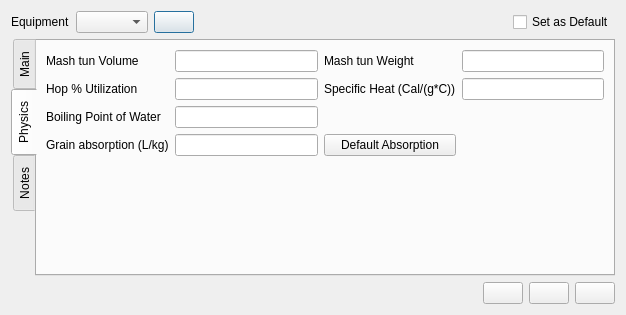
<?xml version="1.0" encoding="UTF-8"?>
<ui version="4.0">
 <class>equipmentEditor</class>
 <widget class="QDialog" name="equipmentEditor">
  <property name="geometry">
   <rect>
    <x>0</x>
    <y>0</y>
    <width>626</width>
    <height>315</height>
   </rect>
  </property>
  <property name="sizePolicy">
   <sizepolicy hsizetype="Minimum" vsizetype="Minimum">
    <horstretch>0</horstretch>
    <verstretch>0</verstretch>
   </sizepolicy>
  </property>
  <property name="windowTitle">
   <string>Equipment Editor</string>
  </property>
  <layout class="QVBoxLayout" name="verticalLayout">
   <item>
    <layout class="QHBoxLayout" name="horizontalLayout_equipments">
     <item>
      <widget class="QLabel" name="label_equipment">
       <property name="text">
        <string>Equipment</string>
       </property>
      </widget>
     </item>
     <item>
      <widget class="QComboBox" name="equipmentComboBox">
       <property name="sizeAdjustPolicy">
        <enum>QComboBox::AdjustToContents</enum>
       </property>
      </widget>
     </item>
     <item>
      <widget class="QPushButton" name="pushButton_remove">
       <property name="text">
        <string/>
       </property>
       <property name="icon">
        <iconset resource="../brewken.qrc">
         <normaloff>:/images/smallMinus.svg</normaloff>:/images/smallMinus.svg</iconset>
       </property>
      </widget>
     </item>
     <item>
      <spacer name="horizontalSpacer">
       <property name="orientation">
        <enum>Qt::Horizontal</enum>
       </property>
       <property name="sizeHint" stdset="0">
        <size>
         <width>40</width>
         <height>20</height>
        </size>
       </property>
      </spacer>
     </item>
     <item>
      <widget class="QCheckBox" name="checkBox_defaultEquipment">
       <property name="text">
        <string>Set as Default</string>
       </property>
      </widget>
     </item>
    </layout>
   </item>
   <item>
    <widget class="QTabWidget" name="tabWidget_editor">
     <property name="tabPosition">
      <enum>QTabWidget::West</enum>
     </property>
     <property name="tabShape">
      <enum>QTabWidget::Rounded</enum>
     </property>
     <property name="currentIndex">
      <number>1</number>
     </property>
     <property name="usesScrollButtons">
      <bool>false</bool>
     </property>
     <property name="movable">
      <bool>true</bool>
     </property>
     <widget class="QWidget" name="tabWidget_editorPage1">
      <attribute name="title">
       <string>Main</string>
      </attribute>
      <layout class="QGridLayout" name="gridLayout">
       <item row="2" column="0">
        <widget class="SmartLabel" name="label_boilSize">
         <property name="contextMenuPolicy">
          <enum>Qt::CustomContextMenu</enum>
         </property>
         <property name="text">
          <string>Pre-boil Volume</string>
         </property>
         <property name="buddy">
          <cstring>lineEdit_boilSize</cstring>
         </property>
        </widget>
       </item>
       <item row="1" column="0">
        <widget class="SmartLabel" name="label_batchSize">
         <property name="contextMenuPolicy">
          <enum>Qt::CustomContextMenu</enum>
         </property>
         <property name="text">
          <string>Batch Size</string>
         </property>
         <property name="buddy">
          <cstring>lineEdit_batchSize</cstring>
         </property>
        </widget>
       </item>
       <item row="0" column="1">
        <widget class="SmartLineEdit" name="lineEdit_name">
         <property name="toolTip">
          <string>Name</string>
         </property>
        </widget>
       </item>
       <item row="0" column="0">
        <widget class="QLabel" name="label_name">
         <property name="toolTip">
          <string>Required</string>
         </property>
         <property name="text">
          <string>Name</string>
         </property>
        </widget>
       </item>
       <item row="2" column="1">
        <widget class="SmartLineEdit" name="lineEdit_boilSize">
        </widget>
       </item>
       <item row="1" column="1">
        <widget class="SmartLineEdit" name="lineEdit_batchSize">
        </widget>
       </item>
       <item row="4" column="1">
        <widget class="SmartLineEdit" name="lineEdit_boilTime">
         <property name="sizePolicy">
          <sizepolicy hsizetype="Preferred" vsizetype="Fixed">
           <horstretch>0</horstretch>
           <verstretch>0</verstretch>
          </sizepolicy>
         </property>
         <property name="toolTip">
          <string>Time</string>
         </property>
        </widget>
       </item>
       <item row="2" column="2">
        <widget class="QLabel" name="label_calcBoilVolume">
         <property name="text">
          <string>Calculate pre-boil volume</string>
         </property>
        </widget>
       </item>
       <item row="6" column="1">
        <spacer name="verticalSpacer">
         <property name="orientation">
          <enum>Qt::Vertical</enum>
         </property>
         <property name="sizeHint" stdset="0">
          <size>
           <width>20</width>
           <height>40</height>
          </size>
         </property>
        </spacer>
       </item>
       <item row="4" column="0">
        <widget class="SmartLabel" name="label_boilTime">
         <property name="contextMenuPolicy">
          <enum>Qt::CustomContextMenu</enum>
         </property>
         <property name="text">
          <string>Boil time</string>
         </property>
         <property name="buddy">
          <cstring>lineEdit_boilTime</cstring>
         </property>
        </widget>
       </item>
       <item row="2" column="3">
        <widget class="QCheckBox" name="checkBox_calcBoilVolume">
         <property name="text">
          <string/>
         </property>
        </widget>
       </item>
       <item row="4" column="2">
        <widget class="SmartLabel" name="label_evaporationRate">
         <property name="contextMenuPolicy">
          <enum>Qt::CustomContextMenu</enum>
         </property>
         <property name="text">
          <string>Evaporation rate (per hr)</string>
         </property>
         <property name="buddy">
          <cstring>lineEdit_evaporationRate</cstring>
         </property>
        </widget>
       </item>
       <item row="4" column="3">
        <widget class="SmartLineEdit" name="lineEdit_evaporationRate">
        </widget>
       </item>
       <item row="1" column="2">
        <widget class="SmartLabel" name="label_topUpWater">
         <property name="contextMenuPolicy">
          <enum>Qt::CustomContextMenu</enum>
         </property>
         <property name="text">
          <string>Final top-up water</string>
         </property>
         <property name="buddy">
          <cstring>lineEdit_topUpWater</cstring>
         </property>
        </widget>
       </item>
       <item row="1" column="3">
        <widget class="SmartLineEdit" name="lineEdit_topUpWater">
        </widget>
       </item>
       <item row="0" column="2">
        <widget class="SmartLabel" name="label_topUpKettle">
         <property name="contextMenuPolicy">
          <enum>Qt::CustomContextMenu</enum>
         </property>
         <property name="text">
          <string>Kettle top-up water</string>
         </property>
         <property name="buddy">
          <cstring>lineEdit_topUpKettle</cstring>
         </property>
        </widget>
       </item>
       <item row="0" column="3">
        <widget class="SmartLineEdit" name="lineEdit_topUpKettle">
        </widget>
       </item>
       <item row="5" column="0">
        <widget class="SmartLabel" name="label_trubChillerLoss">
         <property name="contextMenuPolicy">
          <enum>Qt::CustomContextMenu</enum>
         </property>
         <property name="text">
          <string>Kettle to Fermenter Loss</string>
         </property>
         <property name="buddy">
          <cstring>lineEdit_trubChillerLoss</cstring>
         </property>
        </widget>
       </item>
       <item row="5" column="1">
        <widget class="SmartLineEdit" name="lineEdit_trubChillerLoss">
        </widget>
       </item>
       <item row="5" column="2">
        <widget class="SmartLabel" name="label_lauterDeadspace">
         <property name="contextMenuPolicy">
          <enum>Qt::CustomContextMenu</enum>
         </property>
         <property name="text">
          <string>Lauter deadspace</string>
         </property>
         <property name="buddy">
          <cstring>lineEdit_lauterDeadspace</cstring>
         </property>
        </widget>
       </item>
       <item row="5" column="3">
        <widget class="SmartLineEdit" name="lineEdit_lauterDeadspace">
        </widget>
       </item>
      </layout>
     </widget>
     <widget class="QWidget" name="tabWidget_editorPage2">
      <attribute name="title">
       <string>Physics</string>
      </attribute>
      <layout class="QGridLayout" name="gridLayout_2">
       <item row="7" column="2">
        <widget class="QPushButton" name="pushButton_absorption">
         <property name="text">
          <string>Default Absorption</string>
         </property>
        </widget>
       </item>
       <item row="7" column="0">
        <widget class="QLabel" name="label_grainAbsorption">
         <property name="text">
          <string>Grain absorption (L/kg)</string>
         </property>
         <property name="buddy">
          <cstring>lineEdit_grainAbsorption</cstring>
         </property>
        </widget>
       </item>
       <item row="5" column="0">
        <widget class="QLabel" name="label_hopUtilization">
         <property name="text">
          <string>Hop % Utilization</string>
         </property>
         <property name="buddy">
          <cstring>lineEdit_hopUtilization</cstring>
         </property>
        </widget>
       </item>
       <item row="7" column="1">
        <widget class="SmartLineEdit" name="lineEdit_grainAbsorption">
        </widget>
       </item>
       <item row="6" column="0">
        <widget class="SmartLabel" name="label_boilingPoint">
         <property name="contextMenuPolicy">
          <enum>Qt::CustomContextMenu</enum>
         </property>
         <property name="text">
          <string>Boiling Point of Water</string>
         </property>
         <property name="buddy">
          <cstring>lineEdit_boilingPoint</cstring>
         </property>
        </widget>
       </item>
       <item row="3" column="0">
        <widget class="SmartLabel" name="label_tunVolume">
         <property name="contextMenuPolicy">
          <enum>Qt::CustomContextMenu</enum>
         </property>
         <property name="text">
          <string>Mash tun Volume</string>
         </property>
         <property name="buddy">
          <cstring>lineEdit_tunVolume</cstring>
         </property>
        </widget>
       </item>
       <item row="3" column="2">
        <widget class="SmartLabel" name="label_tunWeight">
         <property name="contextMenuPolicy">
          <enum>Qt::CustomContextMenu</enum>
         </property>
         <property name="text">
          <string>Mash tun Weight</string>
         </property>
         <property name="buddy">
          <cstring>lineEdit_tunWeight</cstring>
         </property>
        </widget>
       </item>
       <item row="3" column="1">
        <widget class="SmartLineEdit" name="lineEdit_tunVolume">
         <property name="sizePolicy">
          <sizepolicy hsizetype="Preferred" vsizetype="Fixed">
           <horstretch>0</horstretch>
           <verstretch>0</verstretch>
          </sizepolicy>
         </property>
         <property name="toolTip">
          <string>Volume of mash tun</string>
         </property>
        </widget>
       </item>
       <item row="5" column="1">
        <widget class="SmartLineEdit" name="lineEdit_hopUtilization">
        </widget>
       </item>
       <item row="7" column="3">
        <spacer name="horizontalSpacer_4">
         <property name="orientation">
          <enum>Qt::Horizontal</enum>
         </property>
         <property name="sizeHint" stdset="0">
          <size>
           <width>40</width>
           <height>20</height>
          </size>
         </property>
        </spacer>
       </item>
       <item row="6" column="1">
        <widget class="SmartLineEdit" name="lineEdit_boilingPoint">
        </widget>
       </item>
       <item row="8" column="1">
        <spacer name="verticalSpacer_2">
         <property name="orientation">
          <enum>Qt::Vertical</enum>
         </property>
         <property name="sizeHint" stdset="0">
          <size>
           <width>20</width>
           <height>40</height>
          </size>
         </property>
        </spacer>
       </item>
       <item row="3" column="3">
        <widget class="SmartLineEdit" name="lineEdit_tunWeight">
        </widget>
       </item>
       <item row="5" column="2">
        <widget class="SmartLabel" name="label_tunSpecificHeat">
         <property name="text">
          <string>Specific Heat (Cal/(g*C))</string>
         </property>
        </widget>
       </item>
       <item row="5" column="3">
        <widget class="SmartLineEdit" name="lineEdit_tunSpecificHeat">
        </widget>
       </item>
      </layout>
     </widget>
     <widget class="QWidget" name="tabWidget_editorPage5">
      <attribute name="title">
       <string>Notes</string>
      </attribute>
      <layout class="QHBoxLayout" name="horizontalLayout_2">
       <item>
        <widget class="QTextEdit" name="textEdit_notes">
         <property name="sizePolicy">
          <sizepolicy hsizetype="Minimum" vsizetype="MinimumExpanding">
           <horstretch>0</horstretch>
           <verstretch>0</verstretch>
          </sizepolicy>
         </property>
         <property name="minimumSize">
          <size>
           <width>100</width>
           <height>100</height>
          </size>
         </property>
         <property name="maximumSize">
          <size>
           <width>1000</width>
           <height>1000</height>
          </size>
         </property>
        </widget>
       </item>
      </layout>
     </widget>
    </widget>
   </item>
   <item>
    <layout class="QHBoxLayout" name="horizontalLayout_4">
     <item>
      <spacer name="horizontalSpacer_2">
       <property name="orientation">
        <enum>Qt::Horizontal</enum>
       </property>
       <property name="sizeHint" stdset="0">
        <size>
         <width>40</width>
         <height>20</height>
        </size>
       </property>
      </spacer>
     </item>
     <item>
      <widget class="QPushButton" name="pushButton_new">
       <property name="toolTip">
        <string>New equipment</string>
       </property>
       <property name="text">
        <string/>
       </property>
       <property name="icon">
        <iconset resource="../brewken.qrc">
         <normaloff>:/images/smallPlus.svg</normaloff>:/images/smallPlus.svg</iconset>
       </property>
      </widget>
     </item>
     <item>
      <widget class="QPushButton" name="pushButton_save">
       <property name="toolTip">
        <string>Save and close</string>
       </property>
       <property name="text">
        <string/>
       </property>
       <property name="icon">
        <iconset resource="../brewken.qrc">
         <normaloff>:/images/filesave.svg</normaloff>:/images/filesave.svg</iconset>
       </property>
      </widget>
     </item>
     <item>
      <widget class="QPushButton" name="pushButton_cancel">
       <property name="toolTip">
        <string>Discard and close</string>
       </property>
       <property name="text">
        <string/>
       </property>
       <property name="icon">
        <iconset resource="../brewken.qrc">
         <normaloff>:/images/exit.svg</normaloff>:/images/exit.svg</iconset>
       </property>
      </widget>
     </item>
    </layout>
   </item>
  </layout>
 </widget>
 <customwidgets>
  <customwidget>
   <class>SmartLabel</class>
   <extends>QLabel</extends>
   <header>widgets/SmartLabel.h</header>
   <slots>
    <signal>changedSystemOfMeasurementOrScale(PreviousScaleInfo)</signal>
   </slots>
  </customwidget>
  <customwidget>
   <class>SmartLineEdit</class>
   <extends>QLineEdit</extends>
   <header>widgets/SmartLineEdit.h</header>
  </customwidget>
 </customwidgets>
 <tabstops>
  <tabstop>tabWidget_editor</tabstop>
  <tabstop>equipmentComboBox</tabstop>
  <tabstop>pushButton_remove</tabstop>
  <tabstop>checkBox_defaultEquipment</tabstop>
  <tabstop>lineEdit_name</tabstop>
  <tabstop>lineEdit_batchSize</tabstop>
  <tabstop>lineEdit_boilSize</tabstop>
  <tabstop>checkBox_calcBoilVolume</tabstop>
  <tabstop>lineEdit_boilTime</tabstop>
  <tabstop>lineEdit_trubChillerLoss</tabstop>
  <tabstop>lineEdit_topUpKettle</tabstop>
  <tabstop>lineEdit_topUpWater</tabstop>
  <tabstop>lineEdit_evaporationRate</tabstop>
  <tabstop>lineEdit_lauterDeadspace</tabstop>
  <tabstop>lineEdit_tunVolume</tabstop>
  <tabstop>lineEdit_hopUtilization</tabstop>
  <tabstop>lineEdit_boilingPoint</tabstop>
  <tabstop>lineEdit_grainAbsorption</tabstop>
  <tabstop>pushButton_absorption</tabstop>
  <tabstop>lineEdit_tunWeight</tabstop>
  <tabstop>lineEdit_tunSpecificHeat</tabstop>
  <tabstop>pushButton_new</tabstop>
  <tabstop>pushButton_save</tabstop>
  <tabstop>pushButton_cancel</tabstop>
  <tabstop>textEdit_notes</tabstop>
 </tabstops>
 <resources>
  <include location="../brewken.qrc"/>
 </resources>
</ui>
